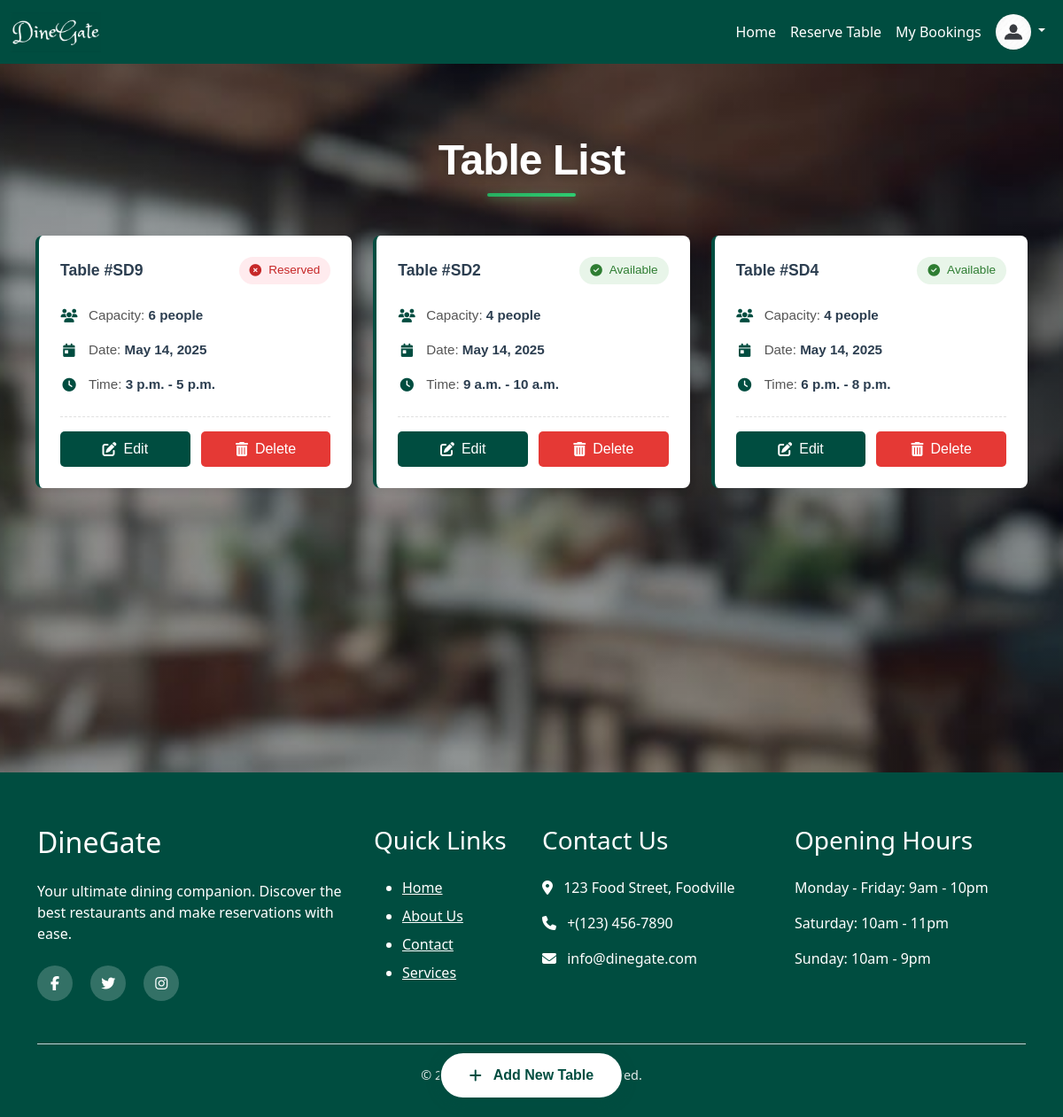
The app's page /view_table_list_for_restaurant_owner/4/ (signed in) with its own data.
### reservation/models.py (models this page shows, shortened)
class Table_list(models.Model):
    restaurant=models.ForeignKey(Restaurant ,on_delete=models.CASCADE)
    table_no=models.CharField(max_length=100,blank=True,null=True)
    date=models.DateField(blank=True,null=True)
    start_time=models.TimeField(blank=True,null=True)
    end_time=models.TimeField(blank=True,null=True)
    no_of_people=models.IntegerField(blank=True,null=True)
    is_available = models.BooleanField(default=True)
    class Meta:
        unique_together = ('restaurant', 'table_no', 'date', 'start_time', 'end_time')

### reservation/views.py (the view)
# urls.py: path('view_table_list_for_restaurant_owner/<int:id>/',rv_views.view_table_list_for_restaurant_owner,name='view_table_list_for_restaurant_owner'),
def view_table_list_for_restaurant_owner(request, id):
    restaurant = Restaurant.objects.get(pk=id)
    tables = Table_list.objects.filter(restaurant=restaurant)
    now = timezone.now()
    today = now.date()
    current_time = now.time()
    print(f"Today: {today}, Current Time: {current_time}")
    future_tables = []
    for t in tables:
        print(f"Checking table {t.table_no}: date={t.date}, start={t.start_time}, end={t.end_time}")
        if t.date > today:
            future_tables.append(t)
        elif t.date == today and t.end_time > current_time:
            future_tables.append(t)
    return render(request, 'reservation/view_table_list_for_restaurant_owner.html', {
        'table': future_tables,
        'restaurant': restaurant
    })

### account/context_processors.py (called while the page is built)
def user_role(request):
    user = None
    role = None
    if request.session.get('user_id'):
        try:
            user = CustomerUser.objects.get(id=request.session['user_id'])
            role = 'customer'
        except CustomerUser.DoesNotExist:
            pass
    elif request.session.get('restaurant_id'):
        try:
            user = Restaurant.objects.get(id=request.session['restaurant_id'])
            role = 'restaurant'
        except Restaurant.DoesNotExist:
            pass
    return {
        'logged_user': user,
        'logged_role': role,
    }

### template/reservation/view_table_list_for_restaurant_owner.html
{% extends 'base.html' %}
{% load static %}
{% block content %}
<div style="
    background: linear-gradient(rgba(0, 0, 0, 0.3), rgba(0, 0, 0, 0.3)),
                url('{% static 'images/back2.jpg' %}') no-repeat center center fixed;
    background-size: cover;
    min-height: 100vh;
    padding: 3rem 1rem;">
<div class="table-management-system">
 <div class="menu-content-box">
        <div class="menu-page-header">
            <h1 class="menu-page-title">Table List</h1>
        </div>
    </div>
  <div class="table-list-container">
    {% if table %}
    <div class="table-list">
      {% for t in table %}
      <div class="table-card">
        <div class="table-card-header">
          <span class="table-number">Table #{{ t.table_no }}</span>
          <span class="table-status-badge {% if t.is_available %}available{% else %}reserved{% endif %}">
            {% if t.is_available %}<i class="fas fa-check-circle"></i> Available{% else %}<i class="fas fa-times-circle"></i> Reserved{% endif %}
          </span>
        </div>
        <div class="table-card-details">
          <div class="table-detail-row">
            <i class="fas fa-users"></i>
            <span>Capacity: <strong>{{ t.no_of_people }} people</strong></span>
          </div>
          <div class="table-detail-row">
            <i class="fas fa-calendar-day"></i>
            <span>Date: <strong>{{ t.date }}</strong></span>
          </div>
          <div class="table-detail-row">
            <i class="fas fa-clock"></i>
            <span>Time: <strong>{{ t.start_time }} - {{ t.end_time }}</strong></span>
          </div>
        </div>
        <div class="table-card-actions">
          <a href="{% url 'edit_table_list_for_restaurant_owner' t.id %}" class="table-btn-edit">
            <i class="fas fa-edit"></i> Edit
          </a>
          <a href="{% url 'confirm_delete_table' t.id %}" class="table-btn-delete">
            <i class="fas fa-trash-alt"></i> Delete
          </a>
        </div>
      </div>
      {% endfor %}
    </div>
    {% else %}
    <div class="table-empty-state">
      <i class="fas fa-table"></i>
      <h3>No Tables Found</h3>
      <p>You haven't added any tables yet. Create your first table to get started.</p>
    </div>
    {% endif %}
  </div>
  <a href="{% url 'add_table_list_for_restaurant_owner' restaurant.id %}" class="table-btn-add">
    <i class="fas fa-plus"></i> Add New Table
  </a>
</div></div>
{% endblock %}

### static/css/style.css (style rules this page uses)
body { font-family: 'Poppins', sans-serif; margin: 0; padding: 0; color: #333; line-height: 1.6; }
a { text-decoration: none; transition: all 0.3s ease; }
.menu-content-box { max-width: 1200px; margin: 0 auto 2rem; padding: 0 1rem; text-align: center; }
.menu-page-header { margin-bottom: 2.5rem; animation: fadeInDown 0.8s ease; }
.menu-page-title { font-size: 3rem; color: white; font-weight: 600; margin-bottom: 1rem; letter-spacing: -1px; text-shadow: 0 2px 10px rgba(0,0,0,0.3); position: relative; display: inline-block; font-family: 'Poppins', sans-serif; }
.menu-page-title::after { content: ''; position: absolute; bottom: -12px; left: 50%; transform: translateX(-50%); width: 100px; height: 4px; background: linear-gradient(90deg, #27ae60, #2ecc71); border-radius: 3px; box-shadow: 0 2px 10px rgba(39, 174, 96, 0.4); }
.table-management-system { max-width: 1200px; margin: 2rem auto; padding: 0 1.5rem; font-family: 'Poppins', sans-serif; }
.table-list { display: grid; grid-template-columns: repeat(auto-fill, minmax(300px, 1fr)); gap: 1.5rem; }
.table-card { background: white; border-radius: 8px; padding: 1.5rem; box-shadow: 0 2px 8px rgba(0, 0, 0, 0.08); transition: all 0.3s ease; border-left: 4px solid #004D40; }
.table-card-header { display: flex; justify-content: space-between; align-items: center; margin-bottom: 1rem; }
.table-number { font-weight: 600; font-size: 1.1rem; color: #2c3e50; }
.table-status-badge { padding: 0.35rem 0.75rem; border-radius: 20px; font-size: 0.85rem; font-weight: 500; display: flex; align-items: center; gap: 0.5rem; }
.table-status-badge.available { background-color: #e8f5e9; color: #2e7d32; }
.table-status-badge.reserved { background-color: #ffebee; color: #c62828; }
.table-card-details { margin: 1.5rem 0; }
.table-detail-row { display: flex; align-items: center; gap: 0.75rem; margin-bottom: 1rem; font-size: 0.95rem; }
.table-detail-row i { color: #004D40; width: 20px; text-align: center; }
.table-detail-row span { color: #555; }
.table-detail-row strong { color: #2c3e50; }
.table-card-actions { display: flex; gap: 0.75rem; padding-top: 1rem; margin-top: 1rem; border-top: 1px dashed #e0e0e0; }
.table-btn-edit, .table-btn-delete { padding: 0.5rem 1rem; border-radius: 5px; text-decoration: none; font-weight: 500; display: flex; align-items: center; gap: 0.5rem; transition: all 0.2s ease; flex: 1; justify-content: center; }
.table-btn-edit { background-color: #004D40; color: white; }
.table-btn-delete { background-color: #e53935; color: white; }
.table-btn-add { position: fixed; bottom: 20px; left: 50%; transform: translateX(-50%); z-index: 1000; background-color: white; color: #004D40; padding: 0.8rem 2rem; border-radius: 50px; font-weight: 600; text-decoration: none; display: inline-flex; align-items: center; gap: 0.8rem; border: 2px solid #004D40; box-shadow: 0 4px 15px rgba(0, 77, 64, 0.3); transition: all 0.3s ease; }

### records on screen
Table_list: table_no "SD9", is_available False (drawn), no_of_people "6", date "May 14, 2025", start_time "3 p.m.", end_time "5 p.m."
Table_list: table_no "SD2", is_available True (drawn), no_of_people "4", date "May 14, 2025", start_time "9 a.m.", end_time "10 a.m."
Table_list: table_no "SD4", is_available True (drawn), no_of_people "4", date "May 14, 2025", start_time "6 p.m.", end_time "8 p.m."
